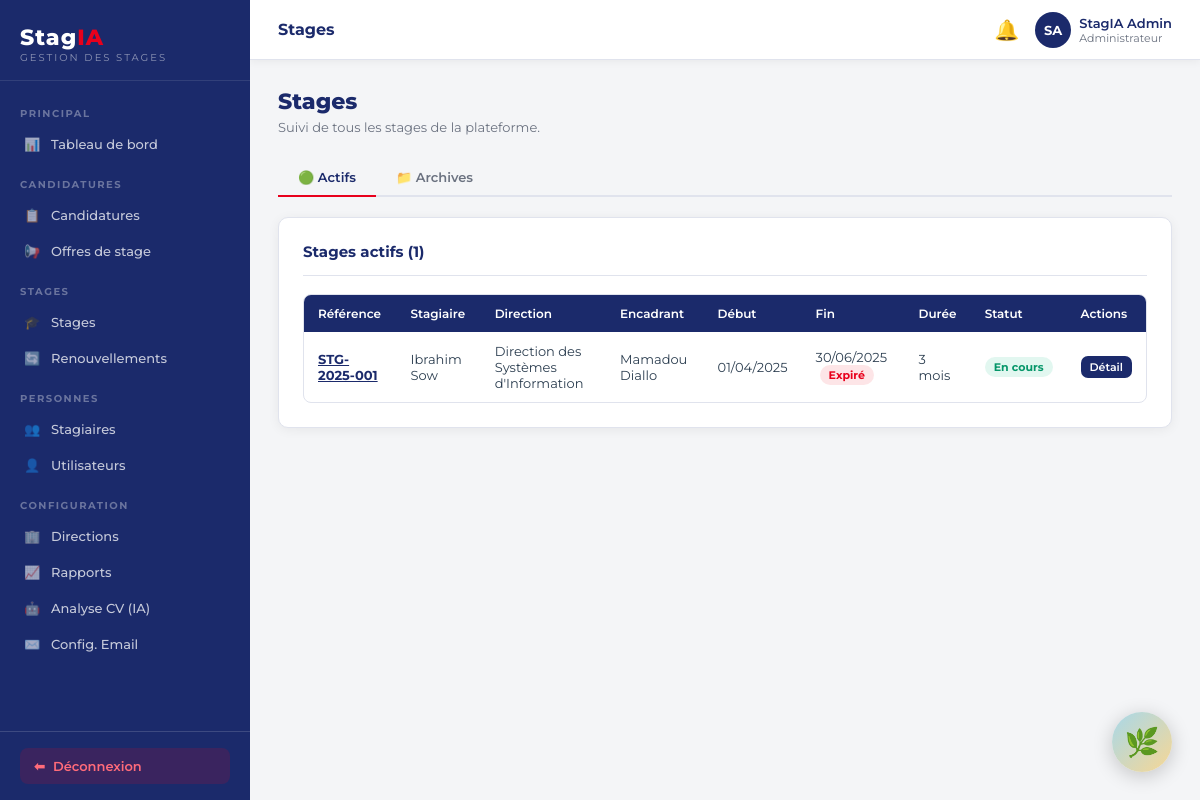
Page /backoffice.php?page=stages (signed in) on the committed database.
### tables this page shows
CREATE TABLE IF NOT EXISTS stages (
    id INT AUTO_INCREMENT PRIMARY KEY,
    reference VARCHAR(30) UNIQUE NOT NULL,
    candidature_id INT,
    stagiaire_id INT NOT NULL,
    direction_id INT,
    domaine_id INT,
    encadrant_id INT,
    date_debut DATE NOT NULL,
    date_fin DATE NOT NULL,
    duree_initiale_mois INT DEFAULT 3,
    duree_totale_mois INT DEFAULT 3,
    nb_renouvellements INT DEFAULT 0,
    remboursement_transport TINYINT(1) DEFAULT 0,
    montant_transport DECIMAL(10,2) DEFAULT 0,
    statut ENUM('preparation','en_cours','renouvele','termine','interrompu','annule') DEFAULT 'preparation',
    created_at TIMESTAMP DEFAULT CURRENT_TIMESTAMP,
    FOREIGN KEY (candidature_id) REFERENCES candidatures(id) ON DELETE SET NULL,
    FOREIGN KEY (stagiaire_id) REFERENCES stagiaires(id) ON DELETE CASCADE,
    FOREIGN KEY (direction_id) REFERENCES directions(id) ON DELETE SET NULL,
    FOREIGN KEY (domaine_id) REFERENCES domaines(id) ON DELETE SET NULL,
    FOREIGN KEY (encadrant_id) REFERENCES utilisateurs(id) ON DELETE SET NULL
);

CREATE TABLE IF NOT EXISTS utilisateurs (
    id INT AUTO_INCREMENT PRIMARY KEY,
    nom VARCHAR(100) NOT NULL,
    prenom VARCHAR(100) NOT NULL,
    email VARCHAR(191) NOT NULL UNIQUE,
    mot_de_passe VARCHAR(255) NOT NULL,
    role ENUM('administrateur','habilite','superviseur','directeur','stagiaire') NOT NULL DEFAULT 'stagiaire',
    actif TINYINT(1) DEFAULT 1,
    civilite ENUM('M.','Mme') DEFAULT 'M.',
    created_at TIMESTAMP DEFAULT CURRENT_TIMESTAMP
);

CREATE TABLE IF NOT EXISTS directions (
    id INT AUTO_INCREMENT PRIMARY KEY,
    libelle VARCHAR(150) NOT NULL,
    abreviation VARCHAR(20),
    actif TINYINT(1) DEFAULT 1,
    created_at TIMESTAMP DEFAULT CURRENT_TIMESTAMP
);

### backoffice.php (called while the page is built, shortened)
<?php
require_once __DIR__ . '/config.php';
$page = preg_replace('/[^a-zA-Z0-9_\-]/', '', $_GET['page'] ?? 'dashboard');
$file = __DIR__ . "/pages/admin/{$page}.php";
include $file;

### pages/admin/stages.php (the view, shortened to what this page needs)
<?php
require_once __DIR__ . '/../../includes/header.php';
$pdo = getPDO();
$tab = $_GET['tab'] ?? 'actifs';
$sqlBase = 'SELECT sg.*, u.nom, u.prenom, d.libelle as direction_libelle, eu.nom as enc_nom, eu.prenom as enc_prenom FROM stages sg JOIN stagiaires s ON s.id = sg.stagiaire_id JOIN utilisateurs u ON u.id = s.utilisateur_id LEFT JOIN directions d ON d.id = sg.direction_id LEFT JOIN utilisateurs eu ON eu.id = sg.encadrant_id';
if ($tab === 'actifs') {
    $stages = $pdo->query($sqlBase . " WHERE sg.statut IN ('en_cours','renouvele','preparation') ORDER BY sg.date_fin ASC")->fetchAll();
} else {
    $stages = $pdo->query($sqlBase . " WHERE sg.statut IN ('termine','interrompu','annule') ORDER BY sg.date_fin DESC")->fetchAll();
}
?>
<div class="page-header">
  <h1>Stages</h1>
  <p>Suivi de tous les stages de la plateforme.</p>
</div>
<div class="tabs">
  <a href="backoffice.php?page=stages&tab=actifs" class="tab <?= $tab==='actifs'?'active':'' ?>">🟢 Actifs</a>
  <a href="backoffice.php?page=stages&tab=archives" class="tab <?= $tab==='archives'?'active':'' ?>">📁 Archives</a>
</div>
<div class="card">
  <div class="card-header">
    <span class="card-title"><?= $tab==='actifs'?'Stages actifs':'Stages archiv&eacute;s' ?> (<?= count($stages) ?>)</span>
  </div>
  <?php if (empty($stages)): ?>
  <div class="empty-state"><div class="empty-icon">🎓</div><p>Aucun stage trouv&eacute;.</p></div>
  <?php else: ?>
  <div class="table-wrap">
    <table>
      <thead>
        <tr>
          <th>R&eacute;f&eacute;rence</th>
          <th>Stagiaire</th>
          <th>Direction</th>
          <th>Encadrant</th>
          <th>D&eacute;but</th>
          <th>Fin</th>
          <th>Dur&eacute;e</th>
          <th>Statut</th>
          <th>Actions</th>
        </tr>
      </thead>
      <tbody>
        <?php foreach ($stages as $s): ?>
        <?php
          $today = new DateTime();
          $fin   = new DateTime($s['date_fin']);
          $daysLeft = (int)$today->diff($fin)->days * ($fin > $today ? 1 : -1);
        ?>
        <tr>
          <td><a href="backoffice.php?page=stage_detail&id=<?= $s['id'] ?>" class="fw-bold" style="color:var(--navy)"><?= h($s['reference']) ?></a></td>
          <td><?= h($s['prenom'] . ' ' . $s['nom']) ?></td>
          <td><?= h($s['direction_libelle'] ?? '-') ?></td>
          <td><?= h(($s['enc_prenom'] ?? '-') . ' ' . ($s['enc_nom'] ?? '')) ?></td>
          <td><?= h(date('d/m/Y', strtotime($s['date_debut']))) ?></td>
          <td>
            <?= h(date('d/m/Y', strtotime($s['date_fin']))) ?>
            <?php if ($tab === 'actifs' && $daysLeft <= 30 && $daysLeft >= 0): ?>
            <span class="badge badge-warning" style="margin-left:4px"><?= $daysLeft ?>j</span>
            <?php elseif ($tab === 'actifs' && $daysLeft < 0): ?>
            <span class="badge badge-danger" style="margin-left:4px">Expiré</span>
            <?php endif; ?>
          </td>
          <td><?= h($s['duree_totale_mois']) ?> mois</td>
          <td><?= statusBadge($s['statut']) ?></td>
          <td>
            <a href="backoffice.php?page=stage_detail&id=<?= $s['id'] ?>" class="btn btn-primary btn-xs">D&eacute;tail</a>
          </td>
        </tr>
        <?php endforeach; ?>
      </tbody>
    </table>
  </div>
  <?php endif; ?>
</div>
<?php require_once __DIR__ . '/../../includes/footer.php'; ?>

### config.php (shortened to what this page needs)
<?php
function h(string $s): string {
    return htmlspecialchars($s, ENT_QUOTES, 'UTF-8');
}
function statusBadge(string $statut): string {
    $map = [
        'soumise'        => ['Soumise', 'badge-info'],
        'niv1_en_cours'  => ['Niv.1 en cours', 'badge-warning'],
        'niv1_valide'    => ['Niv.1 validé', 'badge-primary'],
        'validee'        => ['Validée', 'badge-success'],
        'niv1_rejete'    => ['Niv.1 rejeté', 'badge-danger'],
        'rejetee'        => ['Rejetée', 'badge-danger'],
        'complement'     => ['Complément requis', 'badge-warning'],
        'preparation'    => ['Préparation', 'badge-info'],
        'en_cours'       => ['En cours', 'badge-success'],
        'renouvele'      => ['Renouvelé', 'badge-primary'],
        'termine'        => ['Terminé', 'badge-secondary'],
        'interrompu'     => ['Interrompu', 'badge-warning'],
        'annule'         => ['Annulé', 'badge-danger'],
        'ouverte'        => ['Ouverte', 'badge-success'],
        'fermee'         => ['Fermée', 'badge-warning'],
        'archivee'       => ['Archivée', 'badge-secondary'],
        'en_attente'     => ['En attente', 'badge-warning'],
        'valide'         => ['Validé', 'badge-success'],
        'rejete'         => ['Rejeté', 'badge-danger'],
        'precisions'     => ['Précisions requises', 'badge-info'],
        'valide_v'       => ['Validé', 'badge-success'],
        'rejete_v'       => ['Rejeté', 'badge-danger'],
    ];
    [$label, $cls] = $map[$statut] ?? [ucfirst($statut), 'badge-secondary'];
    return "<span class=\"badge $cls\">" . h($label) . '</span>';
}

### includes/header.php (style rules this page uses)
*,*::before,*::after { box-sizing:border-box;margin:0;padding:0 }
html { font-size:15px }
body { font-family:'Montserrat',sans-serif;background:#f4f5f7;color:#2c3e50;display:flex;min-height:100vh }
:root { --navy:#1b2a6b; --navy-dark:#132050; --navy-light:#2d3f8c; --red:#e8001c; --red-dark:#c0001a; --gray-bg:#f4f5f7; --gray-border:#e0e3ed; --gray-text:#6b7280; --white:#ffffff; --success:#10b981; --warning:#f59e0b; --info:#3b82f6; --sidebar-w:250px; }
.page-header { margin-bottom:24px; }
.page-header h1 { font-size:22px;font-weight:800;color:var(--navy); }
.page-header p { color:var(--gray-text);font-size:13px;margin-top:4px; }
.card { background:#fff;border-radius:10px;padding:24px;box-shadow:0 2px 12px rgba(0,0,0,.06);border:1px solid var(--gray-border); }
.card-header { display:flex;align-items:center;justify-content:space-between;margin-bottom:18px;padding-bottom:14px;border-bottom:1px solid var(--gray-border); }
.card-title { font-size:15px;font-weight:700;color:var(--navy); }
.btn { display:inline-flex;align-items:center;gap:6px; padding:9px 18px;border-radius:7px; font-size:13px;font-weight:600;font-family:inherit; border:none;cursor:pointer;transition:all .2s; text-decoration:none;white-space:nowrap; }
.btn-primary { background:var(--navy);color:#fff; }
.btn-xs { padding:4px 9px;font-size:11px; }
.badge { display:inline-flex;align-items:center; padding:3px 9px;border-radius:99px; font-size:11px;font-weight:700;white-space:nowrap; }
.badge-success { background:rgba(16,185,129,.12);color:#059669; }
.badge-danger { background:rgba(232,0,28,.1);color:var(--red); }
.table-wrap { overflow-x:auto;border-radius:8px;border:1px solid var(--gray-border); }
table { width:100%;border-collapse:collapse;font-size:13px; }
thead th { background:var(--navy);color:#fff;padding:11px 14px;font-weight:600;font-size:12px;text-align:left;white-space:nowrap; }
tbody td { padding:11px 14px;border-bottom:1px solid var(--gray-border);vertical-align:middle; }
tbody tr:last-child td { border-bottom:none; }
.tabs { display:flex;border-bottom:2px solid var(--gray-border);margin-bottom:20px;gap:0; }
.tab { padding:10px 20px;font-size:13px;font-weight:600; color:var(--gray-text);border-bottom:2px solid transparent; cursor:pointer;transition:all .2s;margin-bottom:-2px; text-decoration:none; }
.tab.active { color:var(--navy);border-bottom-color:var(--red); }
.fw-bold { font-weight:700; }

### rows in the picture
stages: reference "STG-2025-001", utilisateurs.prenom+nom "Ibrahim Sow", direction.libelle "Direction des Systèmes d'Information", encadrant.nom "Mamadou Diallo", date_debut "01/04/2025", date_fin "30/06/2025", shows "Expiré", duree_totale_mois "3"

### other values in the picture
STAGIA_PAGE ?: 'StagIA' "Stages"
$initiales "SA"
$prenom . ' ' . $nom "StagIA Admin"
$user['role'] "Administrateur"
count($stages) "1"
